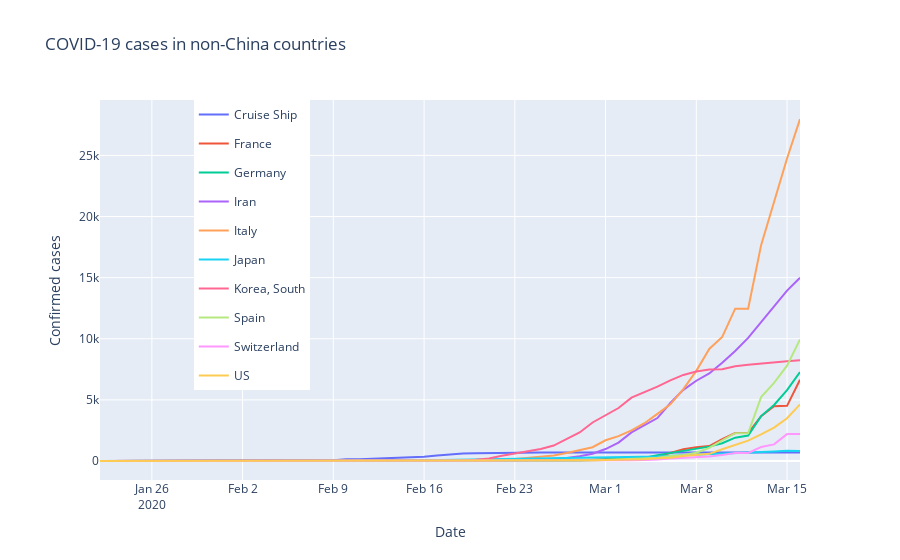

Notebook cell for this chart:
### Markdown cell above
## Plot

### Code cell
layout = go.Layout(title="COVID-19 cases in non-China countries", margin={"l": 100, "r": 100},
                   colorway=["#287D95", "#EF533B"], legend={"x": 0.7, "y": 1, 'orientation': "h"},
                   yaxis={'title': 'Confirmed cases'},
                   yaxis2={'title': 'Growth/Accel rate in cases', 'overlaying': 'y', 'side': 'right', "showgrid": False},
                   xaxis={"title": "Date"},
                   height=1000)

fig = go.Figure(data=traces_confirmed, layout=layout)
fig.show()
